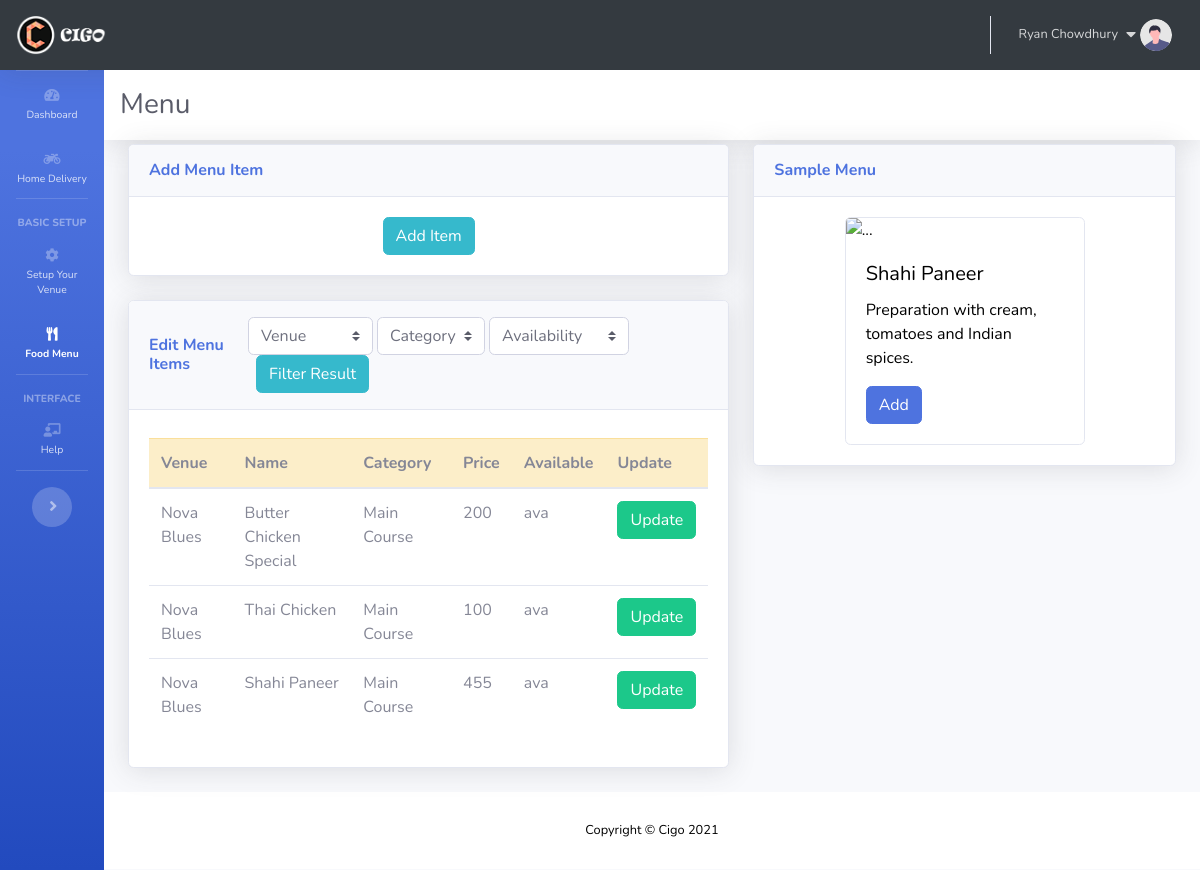
The app's page /setup/menupage/ (signed in), older data.
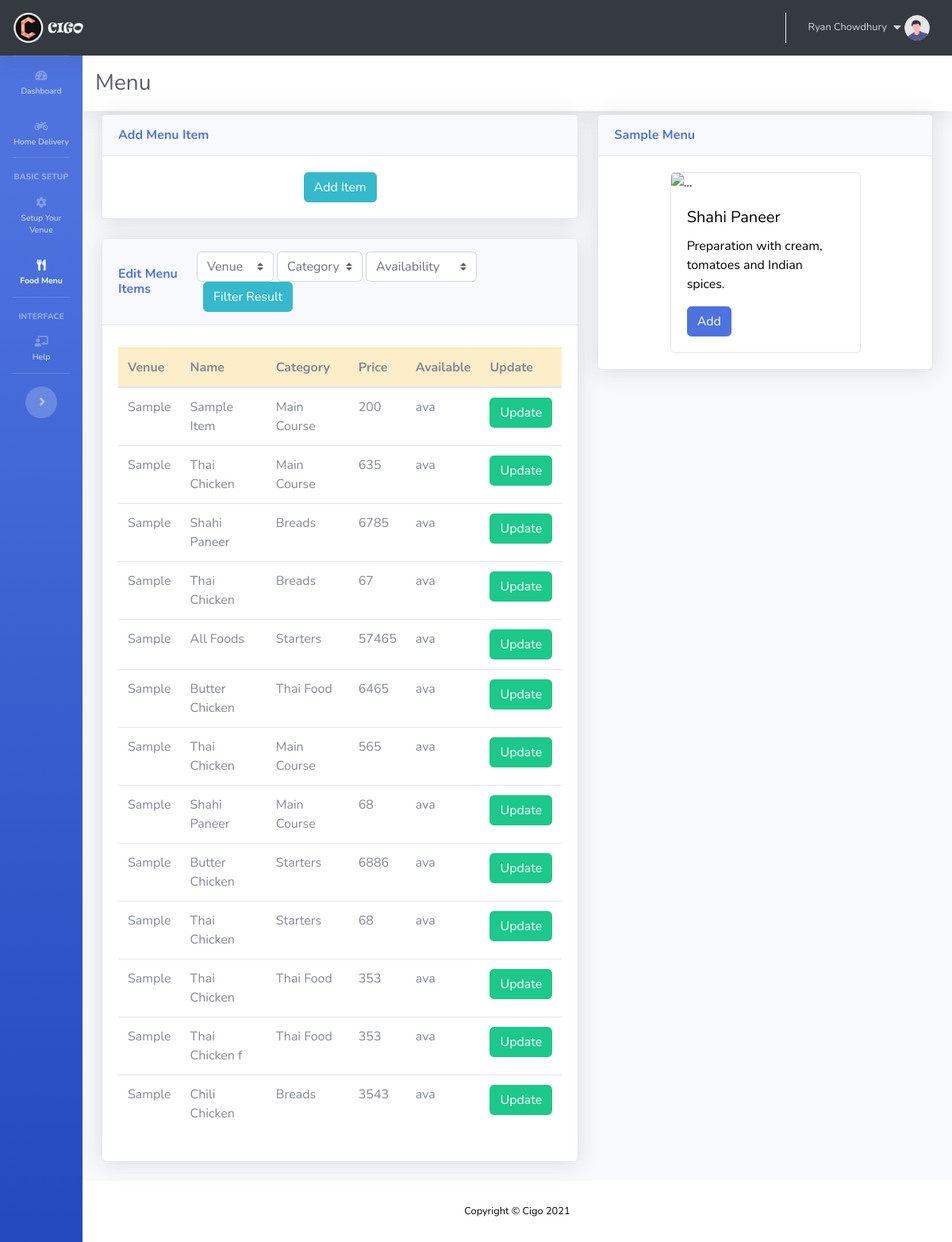
The same page, newer data.
### setup/models.py (models this page shows, shortened)
class Menu(models.Model):
	product_id=models.AutoField(primary_key=True)
	venue = models.ForeignKey(Venue, on_delete=models.CASCADE)
	venuename = models.CharField(max_length=100,default="venuename")
	product_name=models.CharField(max_length=50)
	category=models.CharField(max_length=50, null=True)
	description=models.CharField(max_length=300, null=True)
	price=models.IntegerField(default=0)
	showtype=models.BooleanField(default=1)
	availability=models.CharField(max_length=3,choices=AVAIL_CHOICE,default="ava")
	image = models.ImageField(upload_to='images/', null=True, blank=True)

class Venue(models.Model):
	venueid = models.AutoField(primary_key=True)
	venuename = models.CharField(max_length=50)
	owner = models.ForeignKey(User, on_delete=models.CASCADE)
	notables = models.IntegerField(default=0)
	def __str__(self):
		return self.venuename

### setup/views.py (the view, shortened to what this page needs)
# urls.py: path('menupage/', views.menupage, name='menupage'),
def menupage(request):
	if request.user.groups.exists():
		group = request.user.groups.all()[0].name
		if group == "Manager":
			manager=Employee.objects.get(ph=request.user)
			restaurant=manager.venue
			allmenu = Menu.objects.filter(venue=restaurant).filter(showtype=1)
			details = {
			'restaurant':restaurant,
			'allmenu':allmenu
			}
		else:
			allrestaurants = Venue.objects.filter(owner=request.user)
			allmenu = Menu.objects.filter(venue__in=allrestaurants).filter(showtype=1)
			details = {
			'allrestaurants':allrestaurants,
			'allmenu':allmenu
			}
		if group == "Manager":
			return render(request,'app/menu/managermenu.html',details)
		else:
			return render(request,'app/menu/menu.html',details)

### dashboard/templatetags/auth_extras.py (called while the page is built)
@register.filter(name='has_group')
def has_group(user, group_name):
    group = Group.objects.get(name=group_name)
    return True if group in user.groups.all() else False

### templates/app/menu/menu.html (shortened to what this page needs)
{% extends "app/appbase.html" %}
{% load static %}
{% block menuactive %}active{% endblock menuactive %}
{% block pageheading %}
<div class="mr-5">
	<h1 class="h3 mb-0 text-gray-800 mr-5">Menu</h1>
</div>
{% endblock pageheading %}
{% block body %}
<div class="container-fluid">
	<div class="row">
		<div class="col-xl-7 col-lg-7">
			<div class="card shadow mb-4">
				<div class="card-header py-3 d-flex flex-row align-items-center justify-content-between">
					<h6 class="m-0 font-weight-bold text-primary">Add Menu Item</h6>
				</div>
				<div class="card-body">
					<div class="text-center">
						<button type="button" class="btn btn-info" data-toggle="modal" data-target="#additemModal">
							Add Item
						</button>
					</div>
				</div>
			</div>
			<div class="card shadow mb-4">
				<div class="card-header py-3 d-flex flex-row align-items-center justify-content-between">
					<div>
						<h6 class="m-0 font-weight-bold text-primary">Edit Menu Items</h6>
					</div>
					<div class="input-group">
						<form method="post" action="./" class="form-inline">
							<div class="mr-1">
								<select class="custom-select" id="venueselect" name="venueselect" onchange="filtervenue()">
									<option selected>Venue</option>
								</select>
							</div>
							<div class="mr-1">
								<select class="custom-select" id="categoryselect" name="categoryselect" onchange="filtercategory()">
									<option selected>Category</option>
								</select>
							</div>
							<div class="mr-1">
								<select class="custom-select" id="availability" name="availability">
									<option value="Availability" selected>Availability</option>
								</select>
							</div>
							<div class="ml-2">
								<button class="btn btn-info" type="submit">Filter Result</button>
							</div>
						</form>
					</div>
				</div>
				<div class="card-body ">
					<div class="table-responsive">
						<table class="table mt-2">
							<thead class="table-warning">
								<tr>
									<th scope="col">Venue</th>
									<th scope="col">Name</th>
									<th scope="col">Category</th>
									<th scope="col">Price</th>
									<th scope="col">Available</th>
									<th scope="col">Update</th>
								</tr>
							</thead>
							<tbody>
								{% for i in allmenu %}
								<tr>
									<td id="venue{{i.product_id}}">{{i.venue}}</td>
									<td id="product{{i.product_id}}">{{i.product_name}}</td>
									<td id="category{{i.product_id}}">{{i.category}}</td>
									<td id="price{{i.product_id}}">{{i.price}}</td>
									<td id="availability{{i.product_id}}">{{i.availability}}</td>
									<td><button id="{{i.product_id}}" type="button" class="btn btn-success updatemenu" data-toggle="modal" data-target="#updateMenuModal">Update</button></td>
								</tr>
								{% endfor %}
							</tbody>
						</table>
					</div>
				</div>
			</div>
		</div>
		<div class="col-xl-5 col-lg-5">
			<div class="card shadow mb-4">
				<a name="revenue">
					<div class="card-header py-3 d-flex flex-row align-items-center justify-content-between">
						<h6 class="m-0 font-weight-bold text-primary">Sample Menu</h6>
					</div>
				</a>
				<div class="card-body">
					<div class="card mx-auto" style="width: 15rem;">
						<img src="https://images.unsplash.com/photo-1567188040759-fb8a883dc6d8?crop=entropy&cs=tinysrgb&fit=crop&fm=jpg&h=300&ixid=eyJhcHBfaWQiOjF9&ixlib=rb-1.2.1&q=80&w=400" class="card-img-top" alt="...">
						<div class="card-body">
							<h5 class="card-title">Shahi Paneer</h5>
							<p class="card-text">Preparation with cream, tomatoes and Indian spices.</p>
							<a href="#" class="btn btn-primary">Add</a>
						</div>
					</div>
				</div>
			</div>
		</div>
	</div>
</div>
{% endblock body %}

Row changes from the older to the newer data that the page shows:
removed Menu: venue "Nova Blues", product_name "Butter Chicken Special", category "Main Course", price "200", availability "ava"
removed Menu: venue "Nova Blues", product_name "Thai Chicken", category "Main Course", price "100", availability "ava"
removed Menu: venue "Nova Blues", product_name "Shahi Paneer", category "Main Course", price "455", availability "ava"
added Menu: venue "Sample", product_name "Sample Item", category "Main Course", price "200", availability "ava"
added Menu: venue "Sample", product_name "Thai Chicken", category "Main Course", price "635", availability "ava"
added Menu: venue "Sample", product_name "Shahi Paneer", category "Breads", price "6785", availability "ava"
added Menu: venue "Sample", product_name "Thai Chicken", category "Breads", price "67", availability "ava"
added Menu: venue "Sample", product_name "All Foods", category "Starters", price "57465", availability "ava"
added Menu: venue "Sample", product_name "Butter Chicken", category "Thai Food", price "6465", availability "ava"
added Menu: venue "Sample", product_name "Thai Chicken", category "Main Course", price "565", availability "ava"
added Menu: venue "Sample", product_name "Shahi Paneer", category "Main Course", price "68", availability "ava"
added Menu: venue "Sample", product_name "Butter Chicken", category "Starters", price "6886", availability "ava"
added Menu: venue "Sample", product_name "Thai Chicken", category "Starters", price "68", availability "ava"
added Menu: venue "Sample", product_name "Thai Chicken", category "Thai Food", price "353", availability "ava"
added Menu: venue "Sample", product_name "Thai Chicken f", category "Thai Food", price "353", availability "ava"
added Menu: venue "Sample", product_name "Chili Chicken", category "Breads", price "3543", availability "ava"
